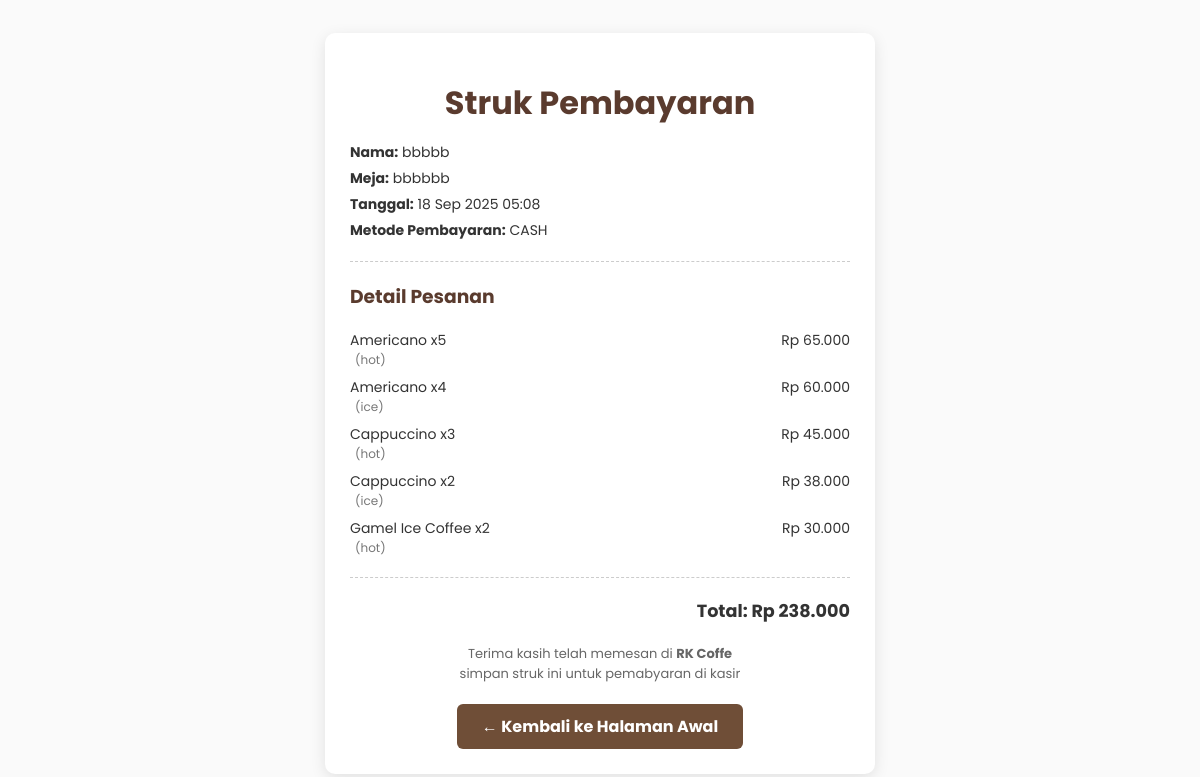
The app's page /order_success.php?id=6 with its own data.
### tables this page shows
CREATE TABLE `orders` (
  `id` int NOT NULL,
  `customer_name` varchar(255) NOT NULL,
  `table_number` varchar(50) DEFAULT NULL,
  `total` int NOT NULL,
  `payment_method` enum('cash','qris') DEFAULT 'cash',
  `status` enum('baru','diproses','selesai') DEFAULT 'baru',
  `qris_selected` tinyint(1) DEFAULT '0',
  `bukti_qris` varchar(255) DEFAULT NULL,
  `created_at` timestamp NULL DEFAULT CURRENT_TIMESTAMP
);

CREATE TABLE `order_items` (
  `id` int NOT NULL,
  `order_id` int NOT NULL,
  `menu_id` int NOT NULL,
  `menu_name` varchar(255) NOT NULL,
  `variant` enum('hot','ice') DEFAULT 'hot',
  `qty` int NOT NULL,
  `price` int NOT NULL,
  `note` text,
  `subtotal` int NOT NULL
);

### db.php (called while the page is built, shortened)
<?php
function rupiah($n) {
    return "Rp " . number_format($n,0,',','.');
}
?>

### order_success.php (the view, shortened to what this page needs)
<?php
require_once 'db.php';
$id = intval($_GET['id'] ?? 0);
$stmt = $mysqli->prepare("SELECT * FROM orders WHERE id = ?");
$stmt->bind_param("i", $id);
$stmt->execute();
$res = $stmt->get_result();
$order = $res->fetch_assoc();
$stmt = $mysqli->prepare("SELECT * FROM order_items WHERE order_id = ?");
$stmt->bind_param("i", $id);
$stmt->execute();
$res = $stmt->get_result();
$items = $res->fetch_all(MYSQLI_ASSOC);
?>
<!DOCTYPE html>
<html lang="id">
<head>
</head>
<body>
  <div class="container">
    <h1>Struk Pembayaran</h1>
    <div class="info">
      <p><strong>Nama:</strong> <?= htmlspecialchars($order['customer_name']) ?></p>
      <p><strong>Meja:</strong> <?= htmlspecialchars($order['table_number']) ?></p>
      <p><strong>Tanggal:</strong> <?= date("d M Y H:i", strtotime($order['created_at'])) ?></p>
      <p><strong>Metode Pembayaran:</strong> <?= strtoupper($order['payment_method']) ?></p>
    </div>
    <div class="line"></div>
    <h3 style="text-align:left;color:#5a3b2e;">Detail Pesanan</h3>
    <ul>
      <?php foreach ($items as $it): ?>
        <li>
          <div>
            <?= htmlspecialchars($it['menu_name']) ?> x<?= intval($it['qty']) ?>
            <?php if (!empty($it['variant'])): ?>
              <span class="variant">(<?= htmlspecialchars($it['variant']) ?>)</span>
            <?php endif; ?>
          </div>
          <div><?= rupiah($it['subtotal']) ?></div>
        </li>
      <?php endforeach; ?>
    </ul>
    <div class="line"></div>
    <p class="total">Total: <?= rupiah($order['total']) ?></p>
    <div class="footer">
      Terima kasih telah memesan di <strong>RK Coffe</strong> <br> simpan struk ini untuk pemabyaran di kasir
    </div>
    <a class="btn-home" href="index.php">← Kembali ke Halaman Awal</a>
  </div>
</body>
</html>

### order_success.php (style rules this page uses)
body { font-family: 'Poppins', sans-serif; background-color: #fafafa; padding: 25px; color: #333; }
.container { max-width: 500px; margin: auto; background: #fff; padding: 25px; box-shadow: 0 4px 15px rgba(0,0,0,0.1); border-radius: 10px; text-align: center; animation: fadeIn 0.5s ease-in-out; }
h1 { color: #5a3b2e; margin-bottom: 10px; }
.info { text-align: left; margin-top: 15px; font-size: 14px; }
.info p { margin: 5px 0; }
.line { border-top: 1px dashed #ccc; margin: 20px 0; }
ul { text-align: left; list-style: none; padding: 0; }
ul li { margin-bottom: 8px; display: flex; justify-content: space-between; align-items: flex-start; font-size: 14px; flex-wrap: wrap; }
.variant, .note { display: block; font-size: 12px; color: #777; margin-left: 5px; }
.total { font-size: 1.1em; font-weight: bold; margin-top: 15px; text-align: right; }
.footer { margin-top: 20px; font-size: 13px; color: #666; text-align: center; }
.btn-home { display: inline-block; margin-top: 20px; padding: 10px 25px; background-color: #6f4e37; color: white; text-decoration: none; border-radius: 6px; font-weight: bold; transition: background 0.3s ease; }

### records on screen
orders: customer_name "bbbbb", table_number "bbbbbb", created_at "18 Sep 2025 05:08", payment_method "CASH", total "Rp 238.000"
order_items: menu_name "Americano", qty "5", variant "hot", subtotal "Rp 65.000"
order_items: menu_name "Americano", qty "4", variant "ice", subtotal "Rp 60.000"
order_items: menu_name "Cappuccino", qty "3", variant "hot", subtotal "Rp 45.000"
order_items: menu_name "Cappuccino", qty "2", variant "ice", subtotal "Rp 38.000"
order_items: menu_name "Gamel Ice Coffee", qty "2", variant "hot", subtotal "Rp 30.000"
